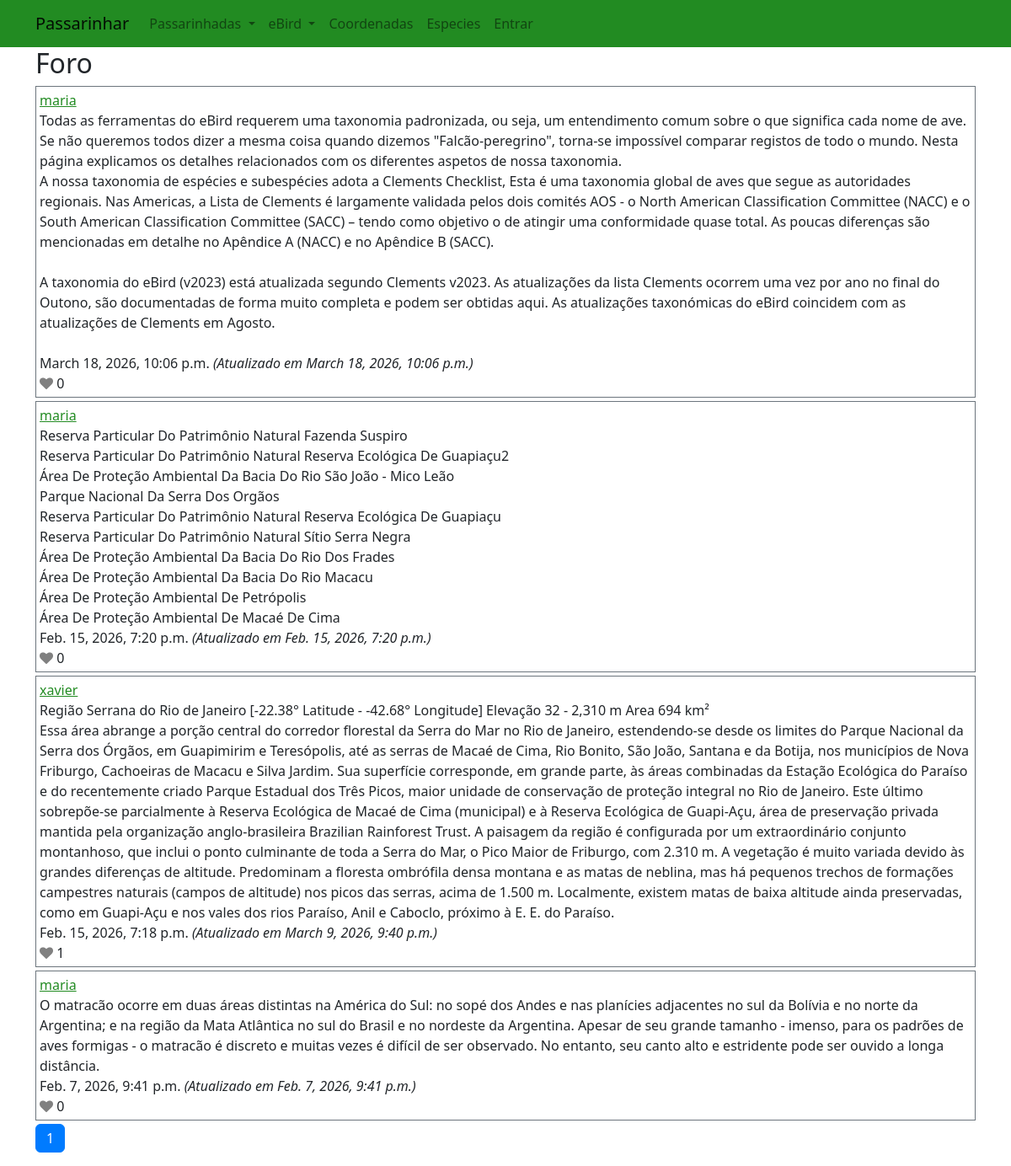
The app's page /foro with its own data.
### passarinhar/models.py (models this page shows, shortened)
class Post(models.Model):
    author = models.ForeignKey(WUser, on_delete=models.CASCADE, related_name="author")
    post_content = models.TextField(blank=True)
    likes = models.ManyToManyField(WUser, blank=True, related_name="likes")
    timestamp = models.DateTimeField(auto_now_add=True)
    updated_at = models.DateTimeField(auto_now=True)

class WUser(AbstractUser):
    favouritesList = models.ManyToManyField(Place, blank=True, related_name="userFavourite")

### passarinhar/views.py (the view)
# urls.py: path("foro", views.foro, name="foro"),
def foro(request):
    allposts = Post.objects.all()
    allposts = allposts.order_by("-timestamp").all()
    p = Paginator(allposts, 10)
    page_number = request.GET.get('page')
    page_obj = p.get_page(page_number)
    return render(request, "passarinhar/foro.html", {
        'title':"Foro",
        "page_name": 'foro',
        'page_obj':page_obj,
    })

### passarinhar/templates/passarinhar/foro.html (shortened to what this page needs)
{% extends "passarinhar/layout.html" %}
{% load static %}
{% block body %}
<h2 id="page-title">{{ title }}</h2>
<div id="posts-view">
    {% for post in page_obj %}
    <div class="p-1 my-1 bg-white text-dark border border-secondary">
        <div><a href="{% url 'passarinhar:profile' post.author.username %}">{{ post.author }}</a></div>
        <div id="{{post.id}}">
            <div>{{post.post_content|linebreaksbr}}</div>
        </div>
        <div id="timestamp">{{ post.timestamp }} <i>(Atualizado em {{ post.updated_at }})</i></div>
        <div id="like">
            {% if user != post.author %}
            <span id="like-btn{{post.id}}" class="like-button" data-id="{{post.id}}"><i id="like-icon{{post.id}}"
                    style="color:grey" class="fa fa-heart"></i></span>
            {% else %}
            <i id="like-icon{{post.id}}" style="color:grey" class="fa fa-heart"></i>
            {% endif %}
            <span id="like_count{{post.id}}" data-id="{{post.id}}">{{ post.likes.count }}</span>
        </div>
    </div>
    {% empty %}
    <div>*** Nenhum post***</div>
    {% endfor %}
</div>
<nav aria-label="Page navigation">
    <ul class="pagination">
        <li class="page-item  active" aria-current="page"><a class="page-link" href="?page={{ page_obj.number }}">
                {{page_obj.number}}</a></li>
    </ul>
</nav>
{% endblock %}

### passarinhar/static/passarinhar/styles.css (style rules this page uses)
a { color: forestgreen; }

### records on screen
Post: author "maria", post_content "Todas as ferramentas do eBird requerem uma taxonomia padronizada, ou seja, um entendimento comum sobre o que significa cada nome de ave. Se não queremos todos dizer a mesma coisa quando dizemos \"Falcão-peregrino\", torna-se impossível comparar registos de todo o mundo. Nesta página explicamos os detalhes relacionados com os diferentes aspetos de nossa taxonomia. A nossa taxonomia de espécies e subespécies adota a Clements Checklist, Esta é uma taxonomia global de aves que segue as autoridades regionais. Nas Americas, a Lista de Clements é largamente validada pelos dois comités AOS - o North American Classification Committee (NACC) e o South American Classification Committee (SACC) – tendo…", timestamp "March 18, 2026, 10:06 p.m.", updated_at "March 18, 2026, 10:06 p.m.", likes.count "0"
Post: author "maria", post_content "Reserva Particular Do Patrimônio Natural Fazenda Suspiro Reserva Particular Do Patrimônio Natural Reserva Ecológica De Guapiaçu2 Área De Proteção Ambiental Da Bacia Do Rio São João - Mico Leão Parque Nacional Da Serra Dos Orgãos Reserva Particular Do Patrimônio Natural Reserva Ecológica De Guapiaçu Reserva Particular Do Patrimônio Natural Sítio Serra Negra Área De Proteção Ambiental Da Bacia Do Rio Dos Frades Área De Proteção Ambiental Da Bacia Do Rio Macacu Área De Proteção Ambiental De Petrópolis Área De Proteção Ambiental De Macaé De Cima", timestamp "Feb. 15, 2026, 7:20 p.m.", updated_at "Feb. 15, 2026, 7:20 p.m.", likes.count "0"
Post: author "xavier", post_content "Região Serrana do Rio de Janeiro [-22.38° Latitude - -42.68° Longitude] Elevação 32 - 2,310 m Area 694 km² Essa área abrange a porção central do corredor florestal da Serra do Mar no Rio de Janeiro, estendendo-se desde os limites do Parque Nacional da Serra dos Órgãos, em Guapimirim e Teresópolis, até as serras de Macaé de Cima, Rio Bonito, São João, Santana e da Botija, nos municípios de Nova Friburgo, Cachoeiras de Macacu e Silva Jardim. Sua superfície corresponde, em grande parte, às áreas combinadas da Estação Ecológica do Paraíso e do recentemente criado Parque Estadual dos Três Picos, maior unidade de conservação de proteção integral no Rio de Janeiro. Este último sobrepõe-se…", timestamp "Feb. 15, 2026, 7:18 p.m.", updated_at "March 9, 2026, 9:40 p.m.", likes.count "1"
Post: author "maria", post_content "O matracão ocorre em duas áreas distintas na América do Sul: no sopé dos Andes e nas planícies adjacentes no sul da Bolívia e no norte da Argentina; e na região da Mata Atlântica no sul do Brasil e no nordeste da Argentina. Apesar de seu grande tamanho - imenso, para os padrões de aves formigas - o matracão é discreto e muitas vezes é difícil de ser observado. No entanto, seu canto alto e estridente pode ser ouvido a longa distância.", timestamp "Feb. 7, 2026, 9:41 p.m.", updated_at "Feb. 7, 2026, 9:41 p.m.", likes.count "0"

### other values on screen
{{ title }} "Foro"
{{ page_obj.number }} "1"
